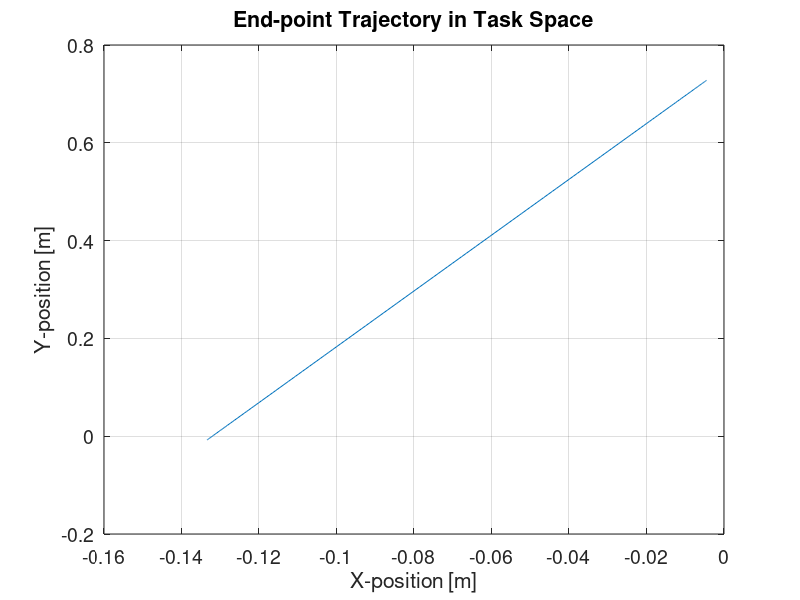
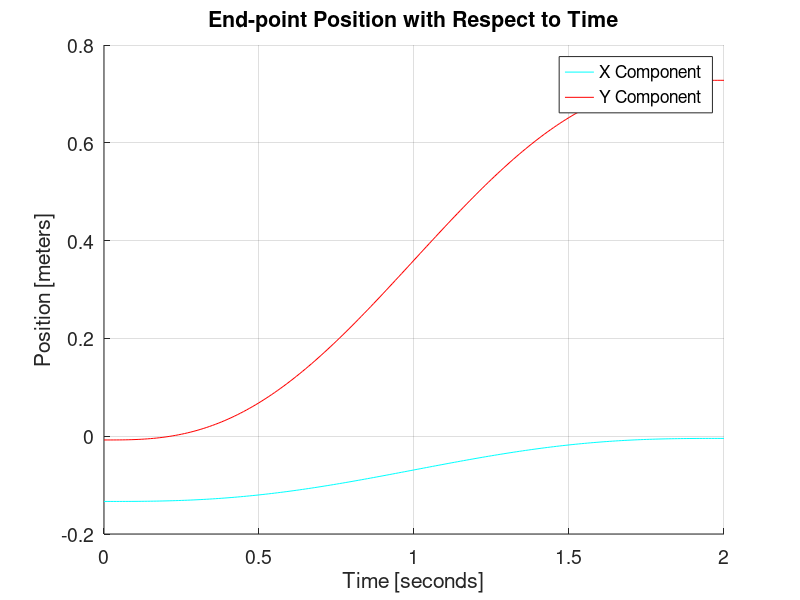
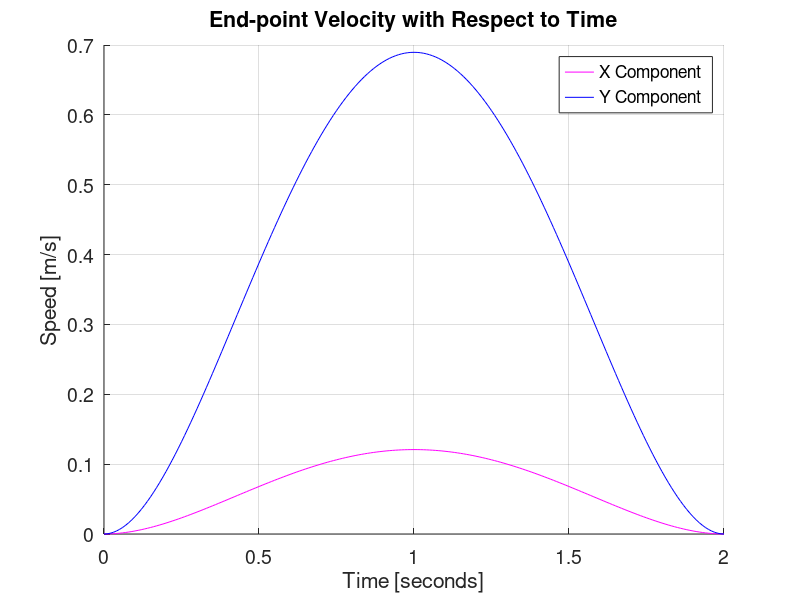
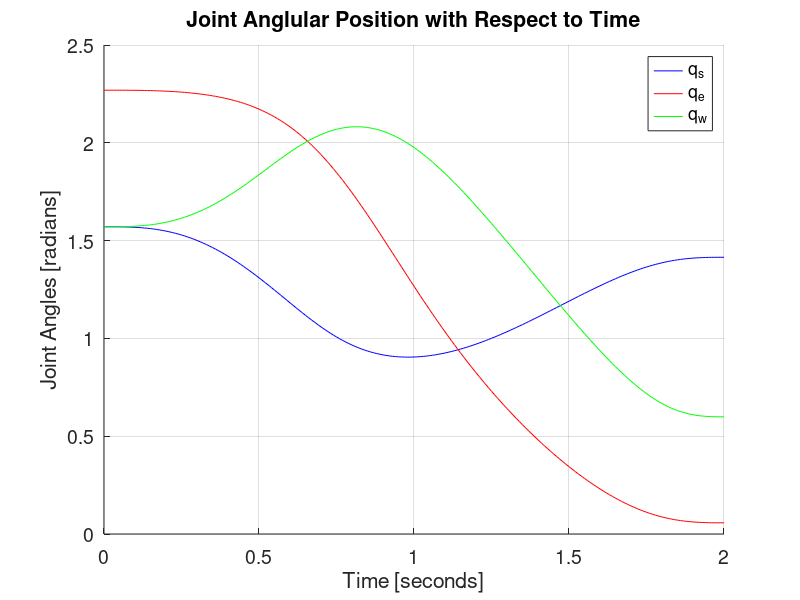

The MATLAB source for these figures, in order:
%%%%%%%%%%%%%%%%%%%%%%%%%%%%%%%%%%%%%%%%%%%%%%%%%%%%%%%%%%%%%%%%%%%%%%%%%%
% This script was prepared by:
% Jenna Luchak
% CID: 01429938
% For Human Neuromechanical Control: Tutorial #2
% February 8, 2018
%%%%%%%%%%%%%%%%%%%%%%%%%%%%%%%%%%%%%%%%%%%%%%%%%%%%%%%%%%%%%%%%%%%%%%%%%%

%% Clear Workspace and Command Window

clc;
clear;

%% Define the time constraints of the project

ts = 0.01; % Time step in seconds
T = 2; % Total time duration in seconds
t = 0:ts:T; % Time Vector

%% Define the joint angles and joint velocity matrices
% i.e. Initialize two empty matrices with 3 rows.
% First row represents the shoulder joint, second row the elbow joint and 
% third row is the wrist joint values.

q = zeros(3,T/ts+1); 
q(:,1) = [deg2rad(90) deg2rad(130) deg2rad(90)]; % Initial angles
q_dot = zeros(3,T/ts+1);

%% Define the initial legths of the arm system

l_s = 0.3; % Upper arm length in meters
l_e = 0.3; % Forearm length in meters
l_w = 0.15; % Hand length in meters

%% Given Equations for desired position and velocity of the arm endpoint

g = (6*t.^5/(T.^5))-(15*t.^4/(T.^4))+(10*t.^3/(T.^3)); % Intermediary Equation
g_dot = (30*t.^4/(T.^5))-(60*t.^3/(T.^4))+(30*t.^2/(T.^3)); % Derivative of intermediary equation

x = -0.1334+0.1289*g; % Desired position in x direction [m]
x_dot = 0.1289*g_dot; % Desired velocity in x direction [m/s]

y = -0.0077+0.7355*g; % Desired position in y direction [m]
y_dot = 0.7355*g_dot; % Desired velocity in y direction [m/s]

% Combine the x and y component velocities into one matrix
velocity = [x_dot;y_dot];

%% Calculate the joint angle profile, speed profile and position
% i.e. use a "for" loop to determine the actual joint angles and 
% angular velocities at every time step up to the specified time.

for i=2:1:(T/ts+1)
    
% Update joint angle matrix    
    q(:,i)=q(:,i-1)+q_dot(:,i-1)*ts;
    
% Calculate the Jacobian
    J=[(-l_s*sin(q(1,i))-l_e*sin(sum(q(1:2,i)))-l_w*sin(sum(q(:,i)))) (-l_e*sin(sum(q(1:2,i)))-l_w*sin(sum(q(:,i)))) (-l_w*sin(sum(q(:,i)))); (l_s*cos(q(1,i))+l_e*cos(sum(q(1:2,i)))+l_w*cos(sum(q(:,i)))) (l_e*cos(sum(q(1:2,i)))+l_w*cos(sum(q(:,i)))) (l_w*cos(sum(q(:,i))))];

% Calculate the Psuedo Inverse of the Jacobian
    pseudo = pinv(J);
    
% Compute the angular velocity of the arm    
    q_dot(:,i)=pseudo*velocity(:,i);

end

%% Print a plot of the end-effector trajectory
figure(1)
plot(x,y);
grid on
xlabel('X-position [m]'); % x axis title
ylabel('Y-position [m]'); % y axis title
title('End-point Trajectory in Task Space');
set(gca,'FontSize',14);

%% Print a plot of the end-point position with respect to time
figure(2)
grid on
hold on
plot(t,x,'c'); % x component of end effector position
plot(t,y,'r'); % y component of end effector position
legend('X Component','Y Component','location','best');
xlabel('Time [seconds]'); % x axis title
ylabel('Position [meters]'); % y axis title
title('End-point Position with Respect to Time');
set(gca,'FontSize',14)
hold off

%% Print a plot of the end-point velocity with respect to time
figure(3)
grid on
hold on
plot(t,x_dot,'m'); % x component of end effector speed
plot(t,y_dot,'b'); % y component of end effector speed
legend('X Component','Y Component','location','best');
xlabel('Time [seconds]'); % x axis title
ylabel('Speed [m/s]'); % y axis title
title('End-point Velocity with Respect to Time');
set(gca,'FontSize',14)
hold off

%% Print a plot of the joint angles with respect to time
figure(4)
grid on
hold on
plot(t,q(1,:),'b'); % Shoulder joint
plot(t,q(2,:),'r'); % Elbow joint
plot(t,q(3,:),'g'); % Wrist joint
legend('q_s','q_e','q_w','location','best');
xlabel('Time [seconds]'); % x axis title
ylabel('Joint Angles [radians]'); % y axis title
title('Joint Anglular Position with Respect to Time');
set(gca,'FontSize',14)
hold off

%% Print a plot of the angular joint velocity with respect to time
figure(5)
hold on
grid on
plot(t,q_dot(1,:),'b'); % Shoulder joint velocity
plot(t,q_dot(2,:),'r'); % Elbow joint velocity
plot(t,q_dot(3,:),'g'); % Wrist joint velocity
legend('w_s','w_e','w_w','location','best');
xlabel('Time [seconds]'); % x axis title
ylabel('Joint Angular Velocity [rads/s]'); % y axis title
title('Joint Angular Velocity with Respect to Time');
set(gca,'FontSize',14)
hold off

%%%%%%%%%%%%%%%%%%%%%%%%%%%%%%%%%%%%%%%%%%%%%%%%%%%%%%%%%%%%%%%%%%%%%%%%%%
% End of Script
%%%%%%%%%%%%%%%%%%%%%%%%%%%%%%%%%%%%%%%%%%%%%%%%%%%%%%%%%%%%%%%%%%%%%%%%%%